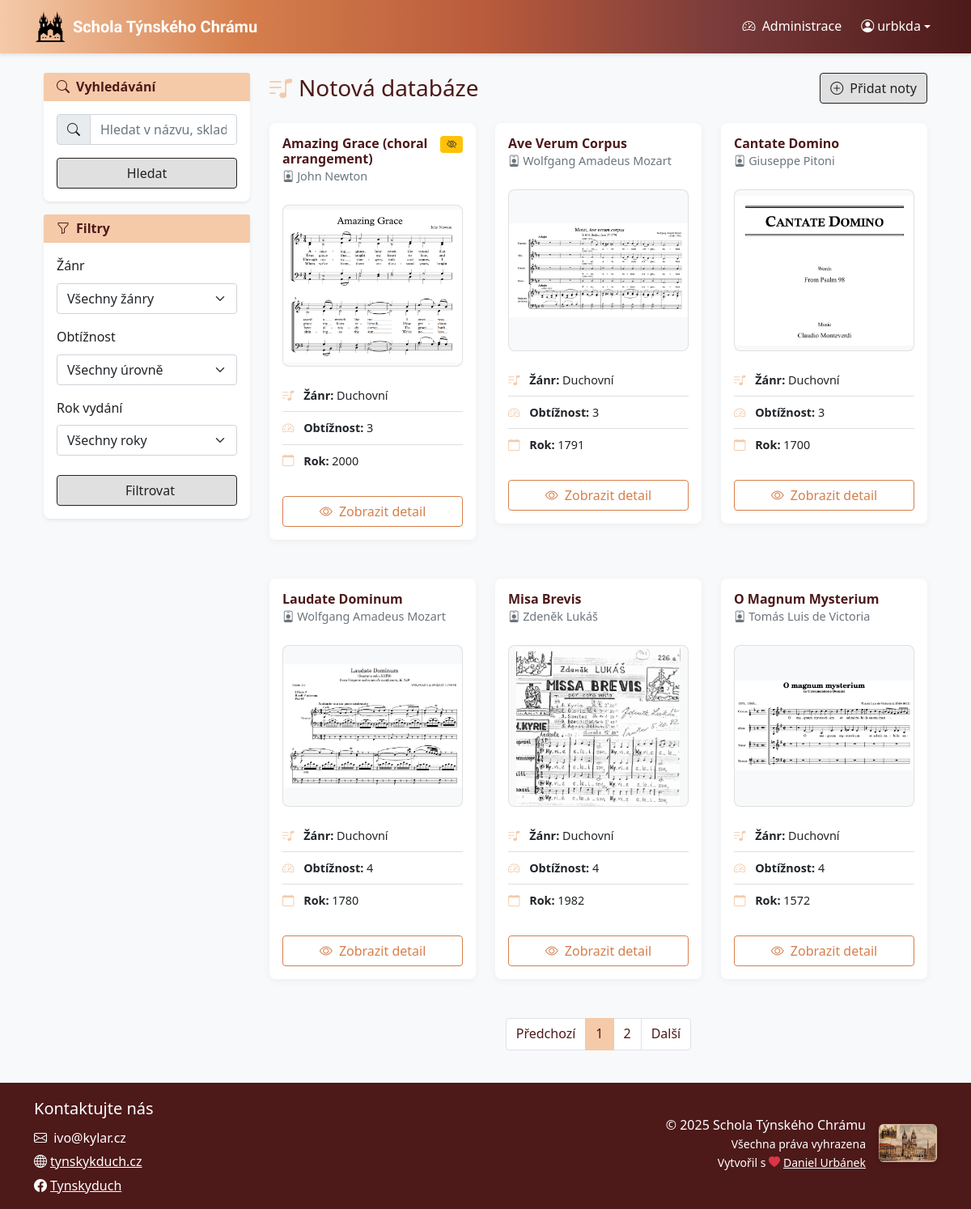
The page / (signed in) on the database as committed earlier.
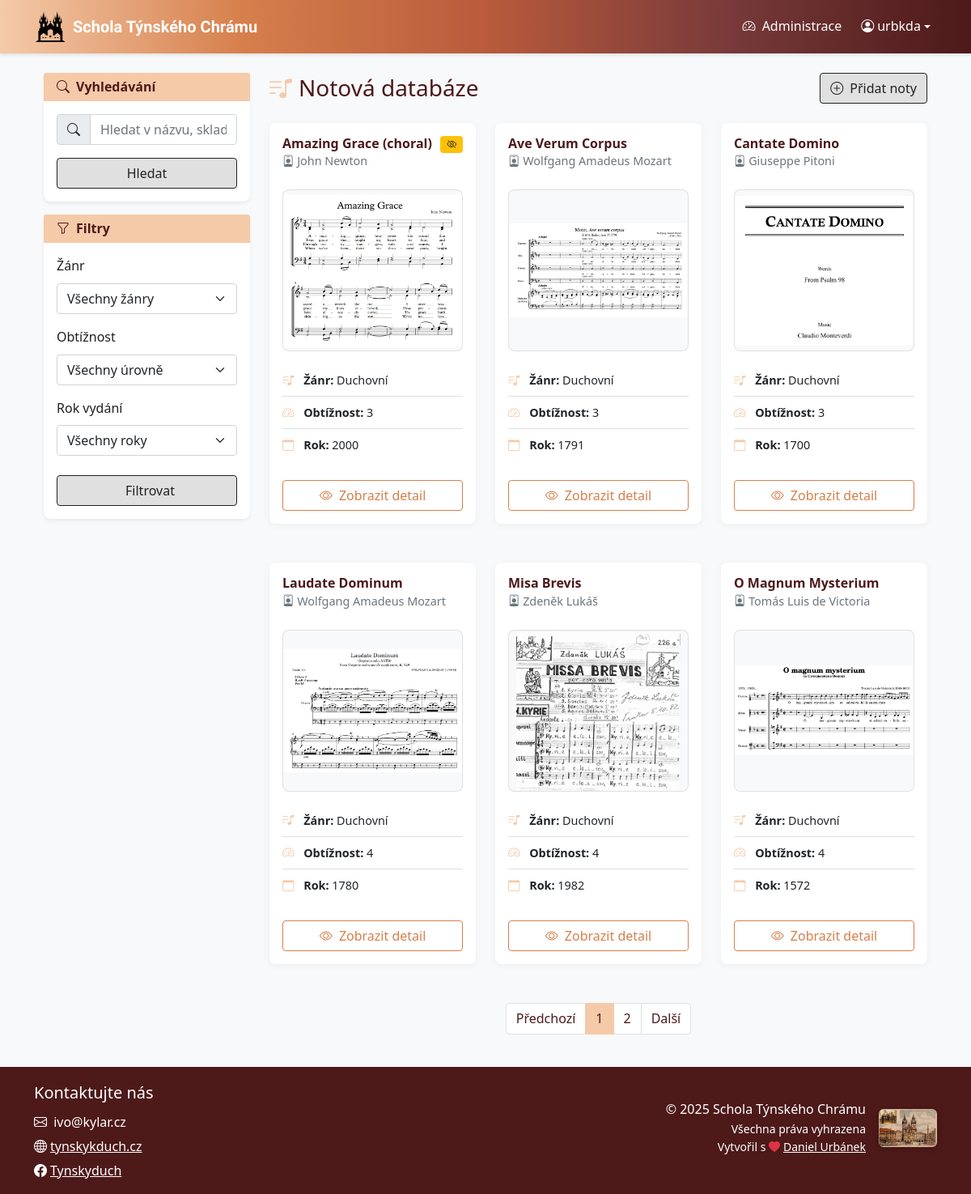
The same page on the database as committed later.
### sheet_music_app/models.py (models this page shows, shortened)
class Sheet(models.Model):
    RELIGIOUS = "REL"
    CHORAL = "CHO"
    JAZZ = "JAZ"
    POPULAR = "POP"
    CLASSICAL = "CLA"
    SECULAR = "SEC"
    FOLCLORE = "FOL"
    GENRE_CHOICES = [
        (RELIGIOUS, "Duchovní"),
        (CHORAL, "Sborová"),
        (JAZZ, "Jazzová"),
        (POPULAR, "Populární"),
        (CLASSICAL, "Klasická"),
        (SECULAR, "Světská"),
        (FOLCLORE, "Folklórní"),
    ]
    DIFFICULTY_CHOICES = [
        (1, 'Velmi snadná'),
        (2, 'Snadná'),
        (3, 'Střední'),
        (4, 'Obtížná'),
        (5, 'Velmi obtížná'),
    ]
    title = models.CharField(max_length=200)
    composer = models.CharField(max_length=200)
    arranger = models.CharField(max_length=200, blank=True, null=True)
    genre = models.CharField(choices=GENRE_CHOICES, blank=True, null=True)
    difficulty_level = models.CharField(choices=DIFFICULTY_CHOICES, blank=True, null=True, max_length=1)
    publication_year = models.IntegerField(blank=True, null=True)
    publisher = models.CharField(max_length=200, blank=True, null=True)
    isbn = models.CharField(max_length=20, blank=True, null=True)
    description = models.TextField(blank=True, null=True)
    date_created = models.DateTimeField(auto_now_add=True)
    date_modified = models.DateTimeField(auto_now=True)
    created_by = models.ForeignKey('auth.User', on_delete=models.CASCADE)
    modified_by = models.ForeignKey('auth.User', on_delete=models.CASCADE, related_name='modified_sheets')
    sheet_file = models.FileField()
    preview_image = models.ImageField(blank=True, null=True)
    public = models.BooleanField(default=False)
    slug = models.SlugField(max_length=255, unique=True, blank=True, null=True)
    tags = models.ManyToManyField(Tag, blank=True, related_name="sheets")

### sheet_music_app/views.py (the view, shortened to what this page needs)
# urls.py: path("", views.home, name="home"),  # Main listing with filters + pagination
@login_required(login_url='login')
def home(request):
    if request.user.is_staff or request.user.is_superuser or request.user.groups.filter(name="Internal").exists():
        sheets = Sheet.objects.all()
    else:
        sheets = Sheet.objects.filter(public=True)
    genre = request.GET.get('genre')
    difficulty = request.GET.get('difficulty')
    year = request.GET.get('year')
    q = request.GET.get('q', '').strip()  # simple search query across several fields
    if genre and genre != 'all':
        sheets = sheets.filter(genre=genre)
    if difficulty and difficulty != 'all':
        sheets = sheets.filter(difficulty_level=difficulty)
    if year and year != 'all':
        sheets = sheets.filter(publication_year=year)
    paginator = Paginator(sheets.prefetch_related('tags').order_by('title'), 6)
    page_number = request.GET.get('page')
    page_obj = paginator.get_page(page_number)
    return render(request, "home.html", {
        "sheets": page_obj,
        "genre_choices": Sheet.GENRE_CHOICES,
        "difficulty_choices": Sheet.DIFFICULTY_CHOICES,
        "years": Sheet.objects.values_list('publication_year', flat=True).distinct().order_by('publication_year'),
        "selected_genre": genre or 'all',
        "selected_difficulty": difficulty or 'all',
        "selected_year": year or 'all',
        "is_superuser": request.user.is_superuser,
        "query": q,
        "page_obj": page_obj,
        "paginator": paginator,
        "is_paginated": page_obj.has_other_pages(),
    })

### sheet_music_app/templatetags/permissions.py (called while the page is built)
@register.filter(name='is_editor')
def is_editor(user):
    if not hasattr(user, 'is_authenticated'):
        return False
    return user.is_authenticated and (user.is_staff or user.is_superuser)

@register.filter(name='is_superuser')
def is_superuser(user):
    if not hasattr(user, 'is_authenticated'):
        return False
    return user.is_authenticated and (user.is_superuser)

### sheet_music_app/templates/home.html (shortened to what the changed rows need)
{% extends 'base.html' %}
{% load static %}
{% load permissions %}
{% block content %}
<div class="container">
    <div class="row">
        <div class="col-lg-9">
            <div class="d-flex justify-content-between align-items-center mb-4">
                <h1 class="h3 mb-0">
                    <i class="bi bi-music-note-list text-primary me-2"></i>Notová databáze
                </h1>
            </div>
            {% if sheets %}
                <div class="row row-cols-1 row-cols-md-2 row-cols-lg-3 g-4">
                    {% for sheet in sheets %}
                    <div class="col">
                        <div class="card">
                            <div class="card-body d-flex flex-column">
                                <div class="d-flex justify-content-between align-items-start mb-2">
                                    <div>
                                        <h5 class="card-title mb-1"><a href="{% if sheet.slug %}{% url 'sheet_profile' sheet.slug %}{% else %}{% url 'sheet_profile_by_pk' sheet.id %}{% endif %}" class="text-secondary text-decoration-none">{{ sheet.title }}</a></h5>
                                        <p class="card-subtitle text-muted">
                                            <i class="bi bi-person-badge"></i> {{ sheet.composer }}
                                        </p>
                                    </div>
                                    {% if not sheet.public %}
                                        <span class="badge bg-warning text-dark" data-bs-toggle="tooltip" title="Viditelné pouze pro interní uživatele">
                                            <i class="bi bi-eye-slash"></i>
                                        </span>
                                    {% endif %}
                                </div>
                                <div class="sheet-preview-container mb-3">
                                    {% if sheet.preview_image %}
                                        <img src="{{ sheet.preview_image.url }}" alt="Náhled {{ sheet.title }}" class="">
                                    {% else %}
                                        <img src="{% static 'images/placeholder.jpg' %}" alt="Žádný náhled" class="">
                                    {% endif %}
                                </div>
                                <ul class="list-group list-group-flush mb-3">
                                    <li class="list-group-item px-0">
                                        <i class="bi bi-music-note-list"></i>
                                        <strong>Žánr:</strong> {{ sheet.get_genre_display|default:"Neuvedeno" }}
                                    </li>
                                    <li class="list-group-item px-0">
                                        <i class="bi bi-speedometer2"></i>
                                        <strong>Obtížnost:</strong> {{ sheet.get_difficulty_level_display|default:"Neuvedeno" }}
                                    </li>
                                    <li class="list-group-item px-0">
                                        <i class="bi bi-calendar"></i>
                                        <strong>Rok:</strong> {{ sheet.publication_year|default:"Neuveden" }}
                                    </li>
                                </ul>
                                <div class="mt-auto pt-2">
                                    <div class="d-grid gap-2">
                                        <a href="{% if sheet.slug %}{% url 'sheet_profile' sheet.slug %}{% else %}{% url 'sheet_profile_by_pk' sheet.id %}{% endif %}" class="btn btn-outline-primary">
                                            <i class="bi bi-eye me-1"></i> Zobrazit detail
                                        </a>
                                    </div>
                                </div>
                            </div>
                        </div>
                    </div>
                    {% endfor %}
                </div>
            {% endif %}
        </div>
    </div>
</div>
{% endblock %}

Rows that differ between the two databases and show on the page:
changed Sheet "John Newton": title "Amazing Grace (choral arrangement)" → "Amazing Grace (choral)"
